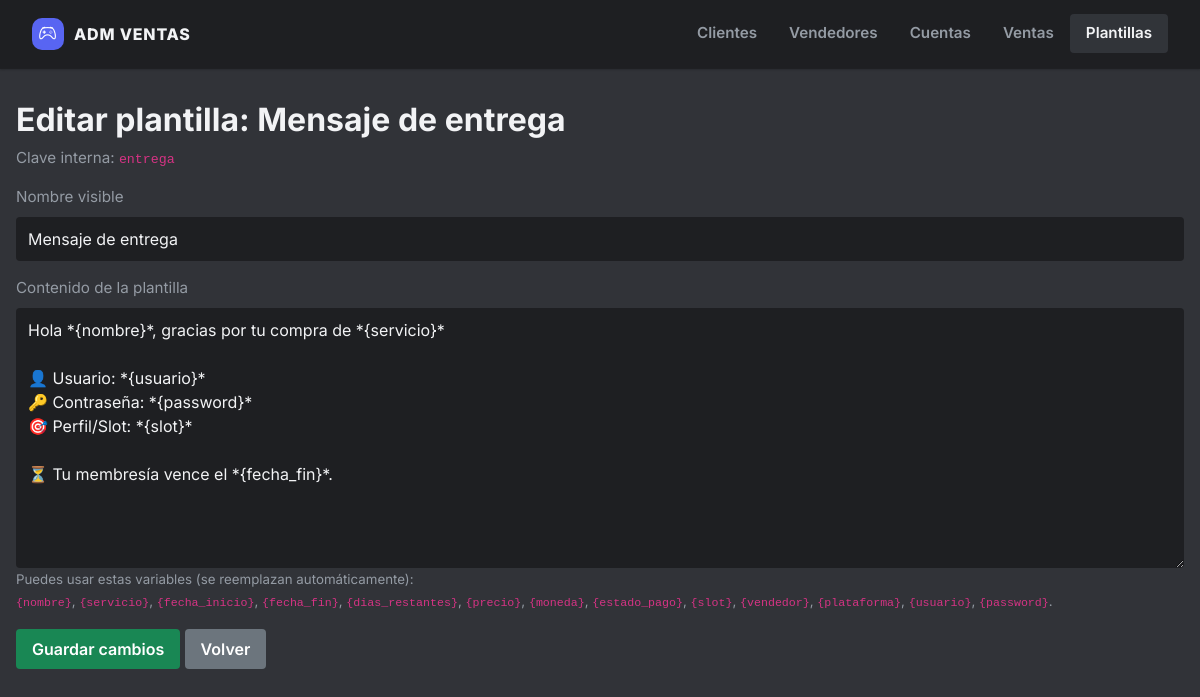
Screenshot of /plantillas/editar/entrega with the database file from the repository.
### app.py (models this page shows)
class MessageTemplate(db.Model):
    id = db.Column(db.Integer, primary_key=True)
    key = db.Column(db.String(50), unique=True, nullable=False)  # 'entrega', 'recordatorio', 'pago'
    name = db.Column(db.String(120), nullable=False)
    content = db.Column(db.Text, nullable=False)
    description = db.Column(db.Text)

### app.py (the view)
@app.route('/plantillas/editar/<key>', methods=['GET', 'POST'])
def editar_plantilla(key):
    tmpl = MessageTemplate.query.filter_by(key=key).first()
    if not tmpl:
        flash('Plantilla no encontrada.', 'danger')
        return redirect(url_for('plantillas'))
    if request.method == 'POST':
        tmpl.name = request.form['name']
        tmpl.content = request.form['content']
        db.session.commit()
        flash('Plantilla actualizada correctamente.', 'success')
        return redirect(url_for('plantillas'))
    return render_template('editar_plantilla.html', tmpl=tmpl)

### templates/editar_plantilla.html
{% extends "base.html" %}
{% block content %}
<h2>Editar plantilla: {{ tmpl.name }}</h2>
<p class="text-muted">
  Clave interna: <code>{{ tmpl.key }}</code>
</p>
<form method="post" class="mt-3">
  <div class="mb-3">
    <label class="form-label">Nombre visible</label>
    <input type="text" name="name" class="form-control" required
           value="{{ tmpl.name }}">
  </div>
  <div class="mb-3">
    <label class="form-label">Contenido de la plantilla</label>
    <textarea name="content" class="form-control" rows="10" required>{{ tmpl.content }}</textarea>
    <small class="text-muted">
      Puedes usar estas variables (se reemplazan automáticamente):
      <br>
      <code>{nombre}</code>, <code>{servicio}</code>, <code>{fecha_inicio}</code>, <code>{fecha_fin}</code>,
      <code>{dias_restantes}</code>, <code>{precio}</code>, <code>{moneda}</code>, <code>{estado_pago}</code>,
      <code>{slot}</code>, <code>{vendedor}</code>, <code>{plataforma}</code>, <code>{usuario}</code>, <code>{password}</code>.
    </small>
  </div>
  <button type="submit" class="btn btn-success">Guardar cambios</button>
  <a href="{{ url_for('plantillas') }}" class="btn btn-secondary">Volver</a>
{% endblock %}

### templates/base.html (style rules this page uses)
:root { --d-bg-tertiary: #1e1f22; --d-bg-secondary: #2b2d31; --d-bg-primary: #313338; --d-bg-hover: #373a40; --d-blurple: #5865F2; --d-blurple-hover: #4752c4; --d-green: #23a559; --d-red: #da373c; --d-yellow: #f0b232; --d-text-header: #f2f3f5; --d-text-normal: #dbdee1; --d-text-muted: #949ba4; }
body { background-color: var(--d-bg-primary); color: var(--d-text-normal); font-family: 'Inter', system-ui, -apple-system, sans-serif; font-size: 0.95rem; }
h1, h2, h3, h4, h5, h6, .h1, .h2, .h3, .h4, .h5, .h6, .display-4, .display-5 { color: var(--d-text-header) !important; font-weight: 700; }
.text-muted, .text-secondary, label, .form-label, small { color: var(--d-text-muted) !important; }
.form-control, .form-select { background-color: var(--d-bg-tertiary) !important; border: none; color: var(--d-text-header) !important; padding: 10px 12px; border-radius: 4px; }
.form-control::placeholder { color: var(--d-text-muted) !important; opacity: 0.6; }
.btn { border-radius: 4px; font-weight: 600; padding: 0.5rem 1rem; border:none; }

### rows the page displays
MessageTemplate: name "Mensaje de entrega", key "entrega", content "Hola *{nombre}*, gracias por tu compra de *{servicio}* 👤 Usuario: *{usuario}* 🔑 Contraseña: *{password}* 🎯 Perfil/Slot: *{slot}* ⏳ Tu membresía vence el *{fecha_fin}*."
